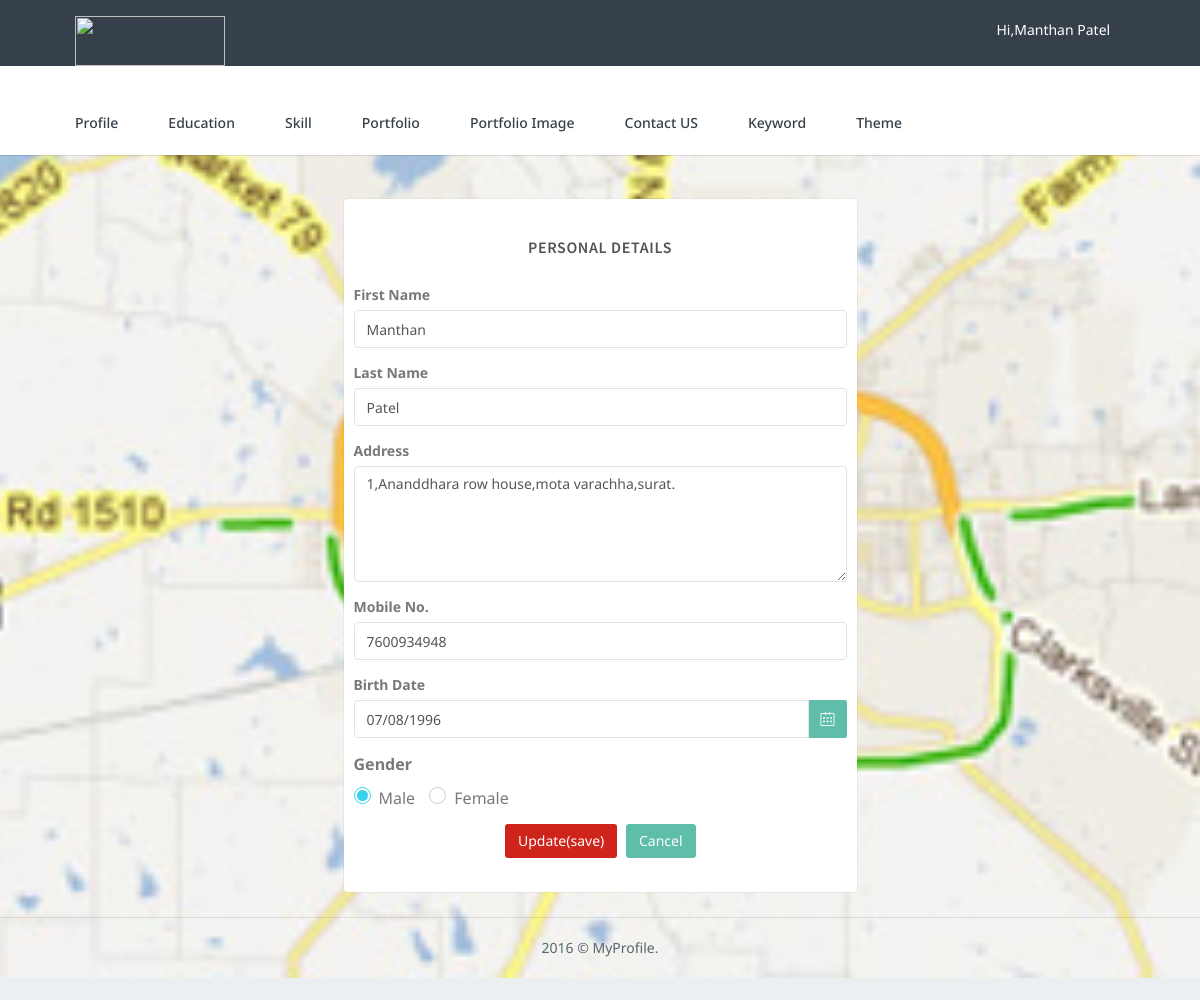
The app's page /mp_subadmin/profile/mp_profile_details_update.php (signed in) with its own data.
### tables this page shows
CREATE TABLE IF NOT EXISTS `mp_registration` (
  `employee_id` int(100) NOT NULL AUTO_INCREMENT,
  `firstname` varchar(20) NOT NULL,
  `lastname` varchar(20) NOT NULL,
  `address` text NOT NULL,
  `country_name` varchar(20) NOT NULL,
  `state_name` varchar(20) NOT NULL,
  `city_name` varchar(20) NOT NULL,
  `email_id` varchar(50) NOT NULL,
  `password` varchar(50) NOT NULL,
  `mobile_no` bigint(15) NOT NULL,
  `date_of_birth` date NOT NULL,
  `gender` varchar(10) NOT NULL,
  `register_date` date NOT NULL,
  `category_id` int(100) NOT NULL,
  `field_id` int(100) NOT NULL,
  `type_id` int(100) NOT NULL,
  `theme_id` int(100) NOT NULL,
  `isapprove` int(1) NOT NULL,
  `type` varchar(10) NOT NULL,
  `status` int(2) NOT NULL,
  PRIMARY KEY (`employee_id`)
);

### mp_subadmin/profile/mp_profile_details_update.php (the view, shortened to what this page needs)
<?php
include ("../include/header.php");
include ("../include/menu.php");
include ("../mp_connect.php");
$eid=$_SESSION['employee_id'];
$sql="select * from mp_registration where employee_id='$eid' ";
$result=mysqli_query($con,$sql);
$row=mysqli_fetch_array($result);
?>
        <div class="wrapper">
            <div class="container">
                <div class="row">
					<div class="col-sm-3">
                    </div>
					<div class="col-sm-6">
                        <div class="card-box" style="margin-top:50px;">
                            <h4 class="m-t-0 header-title" style="margin-bottom:30px;text-align:center;margin-top:20px !important;"><b>Personal Details</b></h4>
                            <div class="row">
							   <div class="col-md-12" >
                                <form class="form-horizontal" role="form" method="post">
										 <div class="form-group">
                                            <label>First Name</label>
                                            <input type="text" class="form-control" id="fname" placeholder="Enter Firstname" value="<?php echo $row['firstname'];?>" name="firstname">
                                        </div>
										<div class="form-group">
                                            <label>Last Name</label>
                                            <input type="text" class="form-control" id="lname" placeholder="Enter Lastname" value="<?php echo $row['lastname'];?>" name="lastname">
                                        </div>
										<div class="form-group">
                                            <label>Address</label>
                                            <textarea class="form-control" rows="5" id="address" name="address" required><?php echo $row['address'];?></textarea>
                                        </div>
										<div class="form-group">
                                            <label>Mobile No.</label>
                                            <input type="text" class="form-control" placeholder="Enter Mobile Number" id="mobileno" value="<?php echo $row['mobile_no'];?>" name="mobileno" required>
                                        </div>
										<div class="form-group">
											<label>Birth Date</label>
												<div class="input-group">
													<input type="text" class="form-control" placeholder="mm/dd/yyyy" name="dateofbirth" value="<?php $date=date_create($row['date_of_birth']);echo date_format($date,"m/d/Y"); ?>" id="datepicker-autoclose" required>
													<span class="input-group-addon bg-custom b-0 text-white"><i class="icon-calender"></i></span>
												</div>
										</div>
										<div class="form-group">
										<table>
										<tr>
										<td><label style="margin-right:10px;">Gender</label></td>
										</tr>
										<tr>
										<td>
										<div class="radio radio-info radio-inline">
                                            <label> Male </label>
                                        </div>
                                        <div class="radio radio-info radio-inline">
                                            <label> Female </label>
                                        </div>
										</td>
										</tr>
										</table>
										</div>
										<div class="form-group text-right m-b-0">
										<center>
										<button class="btn waves-effect waves-light" style="background-color:#ce241b; color:#fff;" type="submit" value="submit" name="submit" onclick="return validation();">
                                        Update(save)
										</button>
										<button type="reset" class="btn btn-default waves-effect waves-light m-l-5">
                                        Cancel
										</button>
										</center>
										</div>
                                    </form>
                                </div>
                            </div>
                        </div>
                    </div>
					<div class="col-sm-3">
                    </div>
                </div>
<?php include ("../include/footer.php");
?>

### mp_subadmin/assets/css/core.css (style rules this page uses)
body { background:url("./image/map.jpg") no-repeat center top; background-size: cover; min-height: 620px; font-family: 'Noto Sans', 'Helvetica Neue', Helvetica, Arial, sans-serif; margin: 0; padding-bottom: 65px; overflow-x: hidden; color: #797979; }
html { position: relative; min-height: 100%; background: #ebeff2; margin-top: -22px; }
h1, h2, h3, h4, h5, h6 { color: #505458; font-family: "Source Sans Pro", "Helvetica Neue", Helvetica, Arial, sans-serif; margin: 10px 0; }
h4 { line-height: 22px; }
* { outline: none !important; }
b { font-weight: 600; }
.container { width: 90%; }
.wrapper { margin-top: 170px; }
.header-title { text-transform: uppercase; font-size: 16px; font-weight: 600; letter-spacing: 0.04em; line-height: 16px; margin-bottom: 8px; }
.m-l-5 { margin-left: 5px !important; }
.m-t-0 { margin-top: 0px !important; }
.m-b-0 { margin-bottom: 0px !important; }
.b-0 { border: none !important; }
.card-box { padding: 20px; border: 1px solid rgba(54, 64, 74, 0.05); -webkit-border-radius: 5px; border-radius: 5px; -moz-border-radius: 5px; background-clip: padding-box; margin-bottom: 20px; background-color: #ffffff; }
.row { margin-right: -10px; margin-left: -10px; }
.col-lg-1, .col-lg-10, .col-lg-11, .col-lg-12, .col-lg-2, .col-lg-3, .col-lg-4, .col-lg-5, .col-lg-6, .col-lg-7, .col-lg-8, .col-lg-9, .col-md-1, .col-md-10, .col-md-11, .col-md-12, .col-md-2, .col-md-3, .col-md-4, .col-md-5, .col-md-6, .col-md-7, .col-md-8, .col-md-9, .col-sm-1, .col-sm-10, .col-sm-11, .col-sm-12, .col-sm-2, .col-sm-3, .col-sm-4, .col-sm-5, .col-sm-6, .col-sm-7, .col-sm-8, .col-sm-9, .col-xs-1, .col-xs-10, .col-xs-11, .col-xs-12, .col-xs-2, .col-xs-3, .col-xs-4, .col-xs-5, .col-xs-6, .col-xs-7, .col-xs-8, .col-xs-9 { padding-left: 10px; padding-right: 10px; }
.bg-custom { background-color: #5fbeaa !important; }
.text-white { color: #ffffff; }
textarea.form-control { min-height: 90px; }
.form-control { background-color: #FFFFFF; border: 1px solid #E3E3E3; border-radius: 4px; color: #565656; padding: 7px 12px; height: 38px; max-width: 100%; -webkit-box-shadow: none; box-shadow: none; -webkit-transition: all 300ms linear; -moz-transition: all 300ms linear; -o-transition: all 300ms linear; -ms-transition: all 300ms linear; transition: all 300ms linear; }
.form-horizontal .form-group { margin-left: -10px; margin-right: -10px; }
.input-group-addon { border-radius: 2px; border: 1px solid #eeeeee; }
.waves-effect { position: relative; cursor: pointer; display: inline-block; overflow: hidden; -webkit-user-select: none; -moz-user-select: none; -ms-user-select: none; user-select: none; -webkit-tap-highlight-color: transparent; vertical-align: middle; z-index: 1; will-change: opacity, transform; -webkit-transition: all 0.3s ease-out; -moz-transition: all 0.3s ease-out; -o-transition: all 0.3s ease-out; -ms-transition: all 0.3s ease-out; transition: all 0.3s ease-out; }

### records on screen
mp_registration: firstname "Manthan", lastname "Patel", address "1,Ananddhara row house,mota varachha,surat.", mobileno "7600934948", dateofbirth "07/08/1996"

### other values on screen
$fname "Manthan"
$lname "Patel"
